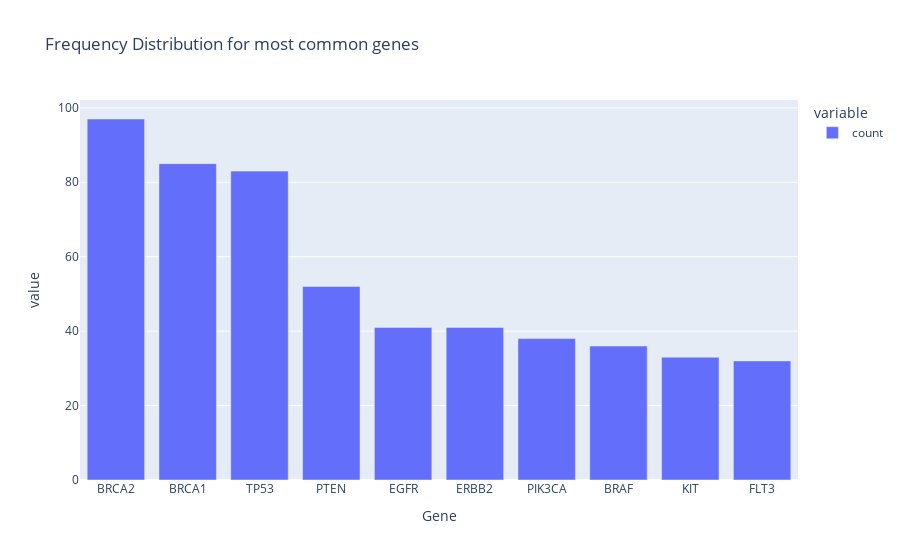

Write notebook code for a chart like this one.
### Code cell
top_genes = df['Gene'].value_counts().head(10)
fig = px.bar(top_genes, title='''Frequency Distribution for most common genes''')
fig.show()

### Figure 1 — Plotly figure (JSON) as saved in the notebook; plotly's stock layout.template omitted (floating-point values rounded to 4 significant figures)
{"data": [{"alignmentgroup": "True", "hovertemplate": "variable=count<br>Gene=%{x}<br>value=%{y}<extra></extra>", "legendgroup": "count", "marker": {"color": "#636efa", "pattern": {"shape": ""}}, "name": "count", "offsetgroup": "count", "orientation": "v", "showlegend": true, "textposition": "auto", "type": "bar", "x": ["BRCA2", "BRCA1", "TP53", "PTEN", "EGFR", "ERBB2", "PIK3CA", "BRAF", "KIT", "FLT3"], "xaxis": "x", "y": [97, 85, 83, 52, 41, 41, 38, 36, 33, 32], "yaxis": "y"}], "layout": {"barmode": "relative", "legend": {"title": {"text": "variable"}, "tracegroupgap": 0}, "title": {"text": "Frequency Distribution for most common genes"}, "xaxis": {"anchor": "y", "domain": [0, 1], "title": {"text": "Gene"}}, "yaxis": {"anchor": "x", "domain": [0, 1], "title": {"text": "value"}}}}
